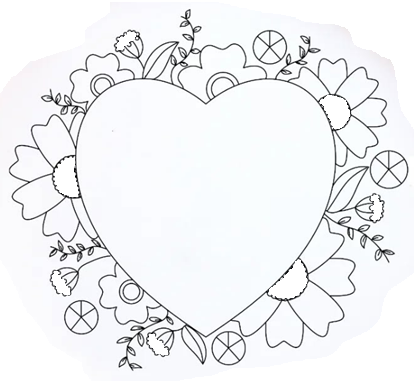
#> input picture bordado.png, 414 x 389 px
$ jupyter execute peb.ipynb
#> lines starting #> are read from the running program, lines starting #| are printed output that depends on the picture; after the words box and inside, x2 and y2 are one past the last pixel; in counts of white or black regions, pixels touching at a corner belong together
[cell 1]
import cv2
import numpy as np
import matplotlib.pyplot as plt
from skimage.morphology import skeletonize

# Carregar a imagem colorida (substitua 'imagem.jpg' pelo caminho da sua imagem)
imagem_colorida = cv2.imread('bordado.png')
#> imagem_colorida is the input picture: shape (389, 414, 3); mean B, G, R 243.9, 241.7, 240.5
# Converte de BGR para RGB (pois o OpenCV lê em BGR)
imagem_colorida = cv2.cvtColor(imagem_colorida, cv2.COLOR_BGR2RGB)

# Etapa 1: Converter para imagem em preto e branco (binária)
# Primeiro, converte para escala de cinza
imagem_cinza = cv2.cvtColor(imagem_colorida, cv2.COLOR_RGB2GRAY)

# Aplica um threshold para binarizar a imagem
# Ajuste o valor do threshold (127) conforme necessário para sua imagem
_, imagem_binaria = cv2.threshold(imagem_cinza, 127, 255, cv2.THRESH_BINARY)
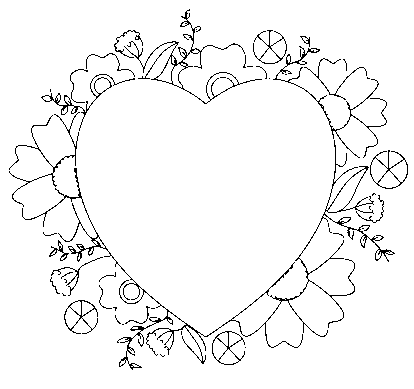
#> imagem_binaria: shape (389, 414); 95.8% white; black in thin lines or dots, all inside (x1, y1, x2, y2) = (9, 9, 408, 370)

# Exibe o resultado da Etapa 1
plt.figure(figsize=(10, 5))
plt.subplot(1, 2, 1)


plt.imshow(imagem_binaria, cmap='gray')
plt.axis('off')

[cell 2]
# Etapa 2: Afinar os traços pretos
# Para usar o skeletonize, invertemos a imagem para que os traços (preto) se tornem o objeto
imagem_invertida = cv2.bitwise_not(imagem_binaria)
# Normaliza para [0, 1] e converte para booleano
imagem_bool = imagem_invertida // 255
imagem_bool = imagem_bool.astype(bool)

# Aplica a função skeletonize
esqueleto = skeletonize(imagem_bool)
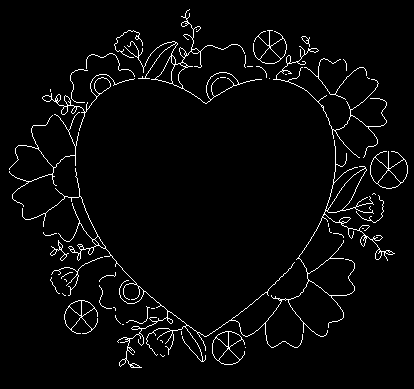
#> esqueleto: shape (389, 414) bool; 3.3% white in thin lines or dots, all inside (x1, y1, x2, y2) = (9, 9, 408, 368)
# Converte de booleano para [0, 255] (aqui os traços estão em branco e o fundo em preto)
esqueleto = np.uint8(esqueleto) * 255

# Inverte novamente para ter traços pretos sobre fundo branco
esqueleto_corrigido = cv2.bitwise_not(esqueleto)

# Exibe o resultado da Etapa 2
plt.subplot(1, 2, 2)
plt.imshow(esqueleto_corrigido, cmap='gray')
plt.axis('off')

plt.tight_layout()
plt.show()

[cell 3]
# Fator de escala (exemplo: 1.5)
fator_escala = 1.5
altura, largura = esqueleto_corrigido.shape[:2]
#> altura = 389; largura = 414
nova_largura = int(largura * fator_escala)
#> nova_largura = 621
nova_altura = int(altura * fator_escala)
#> nova_altura = 583
imagem_redimensionada = cv2.resize(esqueleto_corrigido, (nova_largura, nova_altura), interpolation=cv2.INTER_LINEAR)
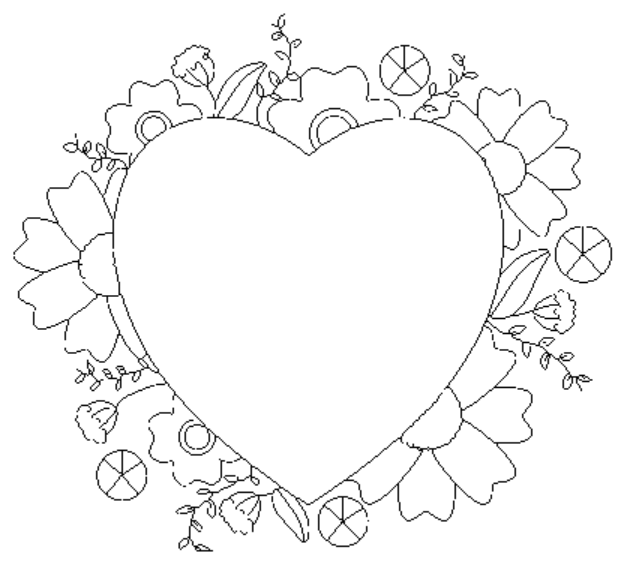
#> imagem_redimensionada: shape (583, 621); min 0, max 255, mean 246.5

# Exibe o resultado da Etapa 3
plt.imshow(imagem_redimensionada, cmap='gray')
plt.axis('off')

plt.tight_layout()
plt.show()

[cell 4]
# Calcula os histogramas para cada canal na imagem colorida original
# hist_r = cv2.calcHist([imagem_redimensionada], [0], None, [256], [0, 256])
# hist_g = cv2.calcHist([imagem_redimensionada], [1], None, [256], [0, 256])
# hist_b = cv2.calcHist([imagem_redimensionada], [2], None, [256], [0, 256])

imagem_redimensionada_color = cv2.cvtColor(imagem_redimensionada, cv2.COLOR_GRAY2RGB)
hist_r = cv2.calcHist([imagem_redimensionada_color], [0], None, [256], [0, 256])
#> hist_r = 256 values, max 332839 at index 255, min 7 at index 41, mean 1414.2
hist_g = cv2.calcHist([imagem_redimensionada_color], [1], None, [256], [0, 256])
#> hist_g has the same summary as hist_r
hist_b = cv2.calcHist([imagem_redimensionada_color], [2], None, [256], [0, 256])
#> hist_b has the same summary as hist_r


# Converte os histogramas para listas
hist_r_list = hist_r.flatten().tolist()
#> hist_r_list has the same summary as hist_r
hist_g_list = hist_g.flatten().tolist()
#> hist_g_list has the same summary as hist_r
hist_b_list = hist_b.flatten().tolist()
#> hist_b_list has the same summary as hist_r

# Imprime os valores de cada canal
print("Histograma do canal Vermelho (R):")
print(hist_r_list)
#> (printed output is left out)
print("\nHistograma do canal Verde (G):")
print(hist_g_list)
#> (printed output is left out)
print("\nHistograma do canal Azul (B):")
print(hist_b_list)
#> (printed output is left out)

[cell 5]
# ------------------------------
# Etapa 5: Tornar o Branco Transparente e pixels abaixo de RGB(200,200,200) em Preto
# ------------------------------
# Como a imagem redimensionada está em escala de cinza (apenas um canal), convertemos para RGB
imagem_rgb = cv2.cvtColor(imagem_redimensionada, cv2.COLOR_GRAY2RGB)
# Converte para imagem com canal alfa (RGBA)
imagem_rgba = cv2.cvtColor(imagem_redimensionada, cv2.COLOR_GRAY2RGBA)

# Cria uma máscara para os pixels que são totalmente brancos (255, 255, 255)
mask_white = (imagem_rgb[:, :, 0] == 255) & (imagem_rgb[:, :, 1] == 255) & (imagem_rgb[:, :, 2] == 255)
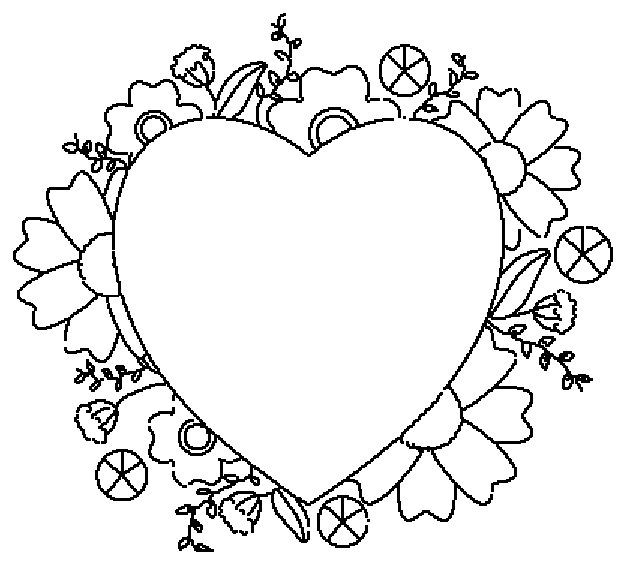
#> mask_white: shape (583, 621) bool; 91.9% white; 18 black regions (2 under 20 px), largest, box (x1, y1, x2, y2) and area: (13, 44, 593, 552) 21943, (170, 13, 394, 157) 4260, (554, 226, 613, 284) 959
# Cria uma máscara para os pixels que estão abaixo de RGB(200,200,200)
mask_below = (imagem_rgb[:, :, 0] < 200) & (imagem_rgb[:, :, 1] < 200) & (imagem_rgb[:, :, 2] < 200)
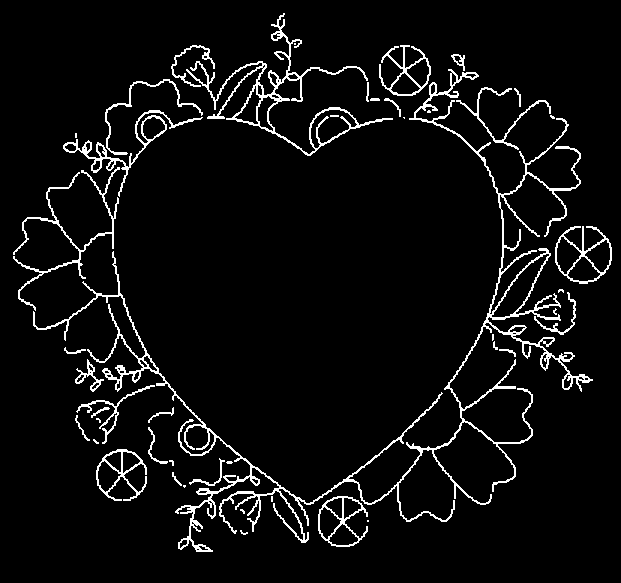
#> mask_below: shape (583, 621) bool; 5.4% white in thin lines or dots, all inside (x1, y1, x2, y2) = (13, 13, 612, 552)

# Para os pixels brancos, define o canal alfa como 0 (transparente)
imagem_rgba[mask_white, 3] = 0
# Para os pixels abaixo de (200,200,200), força os canais de cor para 0 (preto)
imagem_rgba[mask_below, :3] = 200
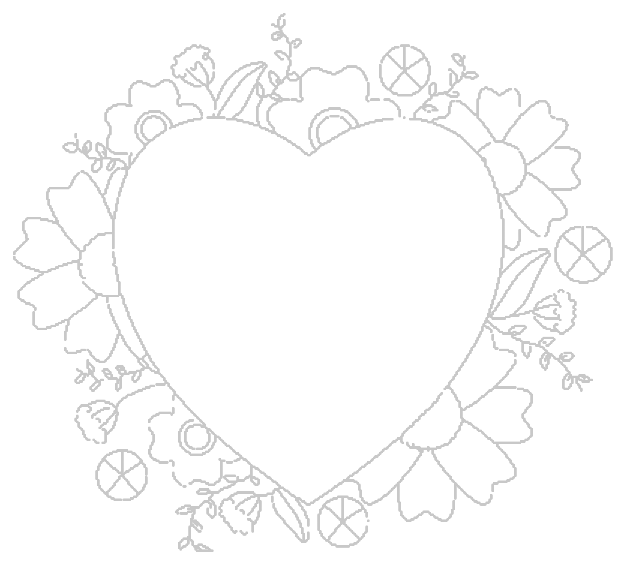
#> imagem_rgba: shape (583, 621, 4); mean B, G, R, A 251.3, 251.3, 251.3, 20.6

plt.figure(figsize=(40, 40))
plt.subplot(1, 5, 4)
plt.imshow(imagem_rgba)
plt.axis('off')
